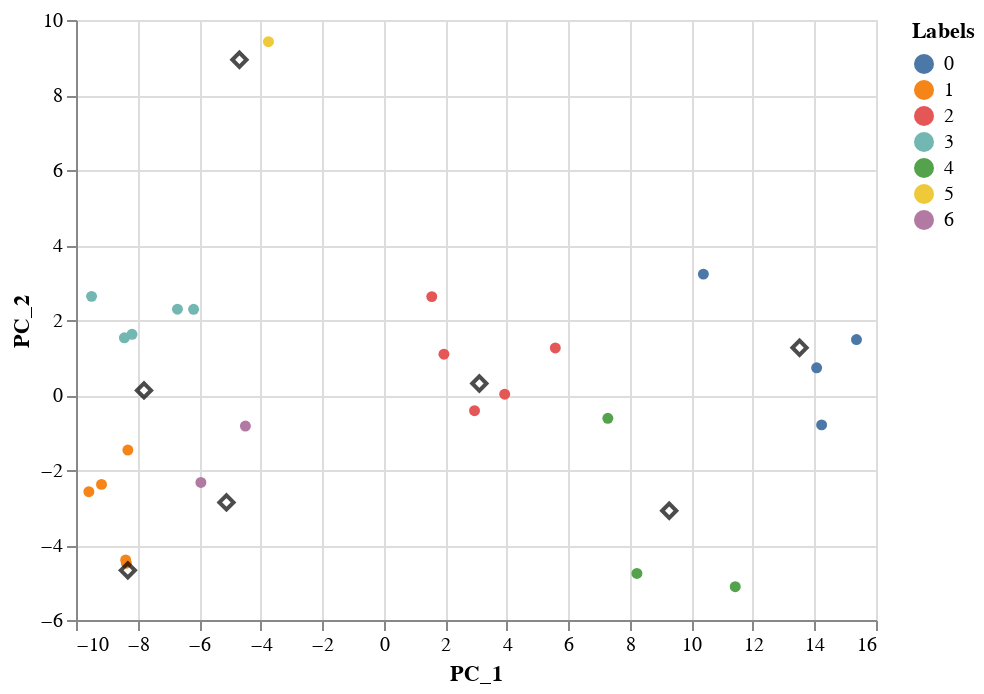

Here is the notebook cell this chart was saved with:
### Code cell
k_means_chart = visualize_with_pca (scaled_mags_df, k_means_predicted, k_means_model.cluster_centers_)
k_means_chart

### Figure 1 — Vega-Lite specification as saved in the notebook (floating-point values rounded to 4 significant figures)
{"config": {"view": {"continuousWidth": 400, "continuousHeight": 300}}, "layer": [{"data": {"name": "data-d22941b293555d81b4a50fd332a8106a"}, "mark": {"type": "circle", "opacity": 1}, "encoding": {"color": {"type": "nominal", "field": "Labels", "legend": {}}, "x": {"type": "quantitative", "field": "PC_1"}, "y": {"type": "quantitative", "field": "PC_2"}}}, {"data": {"name": "data-28dade3819bb1965756b166e362f3f72"}, "mark": {"type": "point", "color": "black", "opacity": 0.7, "shape": "diamond", "size": 50}, "encoding": {"x": {"type": "quantitative", "field": "PC_1"}, "y": {"type": "quantitative", "field": "PC_2"}}}], "$schema": "https://vega.github.io/schema/vega-lite/v4.8.1.json", "datasets": {"data-d22941b293555d81b4a50fd332a8106a": [{"PC_1": 8.23, "PC_2": -4.758, "Labels": 4}, {"PC_1": -8.386, "PC_2": -4.399, "Labels": 1}, {"PC_1": 10.39, "PC_2": 3.223, "Labels": 0}, {"PC_1": -9.583, "PC_2": -2.577, "Labels": 1}, {"PC_1": -9.171, "PC_2": -2.384, "Labels": 1}, {"PC_1": -6.703, "PC_2": 2.288, "Labels": 3}, {"PC_1": 15.37, "PC_2": 1.479, "Labels": 0}, {"PC_1": 14.23, "PC_2": -0.7969, "Labels": 0}, {"PC_1": 3.933, "PC_2": 0.02152, "Labels": 2}, {"PC_1": 1.958, "PC_2": 1.087, "Labels": 2}, {"PC_1": 5.577, "PC_2": 1.255, "Labels": 2}, {"PC_1": 7.284, "PC_2": -0.6214, "Labels": 4}, {"PC_1": 1.563, "PC_2": 2.624, "Labels": 2}, {"PC_1": -8.179, "PC_2": 1.619, "Labels": 3}, {"PC_1": -8.427, "PC_2": 1.525, "Labels": 3}, {"PC_1": -4.495, "PC_2": -0.8285, "Labels": 6}, {"PC_1": -8.363, "PC_2": -4.485, "Labels": 1}, {"PC_1": -5.941, "PC_2": -2.333, "Labels": 6}, {"PC_1": -6.179, "PC_2": 2.285, "Labels": 3}, {"PC_1": 11.43, "PC_2": -5.112, "Labels": 4}, {"PC_1": 2.952, "PC_2": -0.4196, "Labels": 2}, {"PC_1": -8.314, "PC_2": -1.468, "Labels": 1}, {"PC_1": 14.07, "PC_2": 0.7241, "Labels": 0}, {"PC_1": -3.746, "PC_2": 9.422, "Labels": 5}, {"PC_1": -9.494, "PC_2": 2.63, "Labels": 3}], "data-28dade3819bb1965756b166e362f3f72": [{"PC_1": 13.52, "PC_2": 1.26}, {"PC_1": -8.315, "PC_2": -4.676}, {"PC_1": 3.109, "PC_2": 0.307}, {"PC_1": -7.79, "PC_2": 0.1216}, {"PC_1": 9.28, "PC_2": -3.087}, {"PC_1": -4.689, "PC_2": 8.94}, {"PC_1": -5.11, "PC_2": -2.865}]}}
